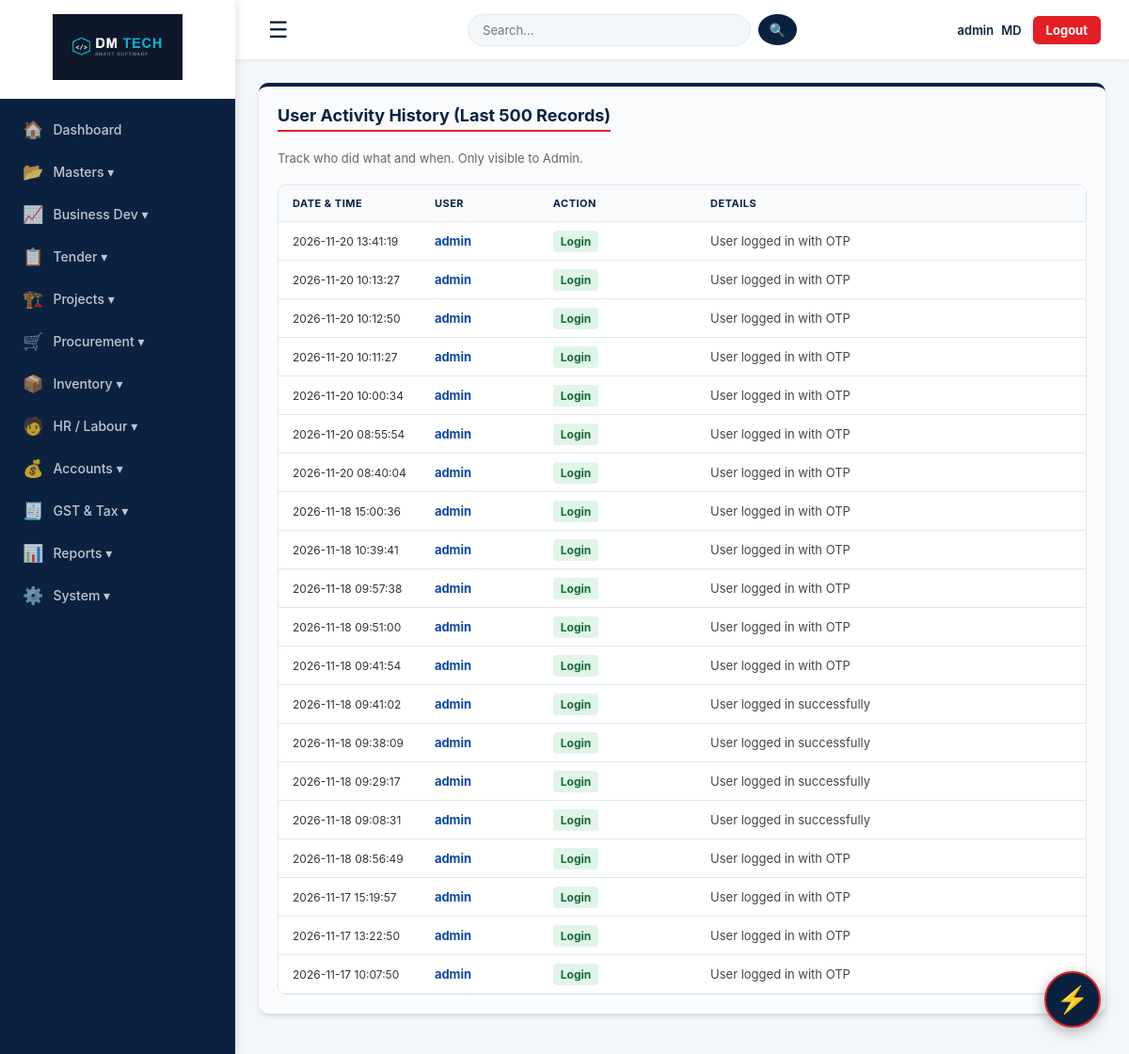
The page /activity_log (signed in) on the database as committed earlier.
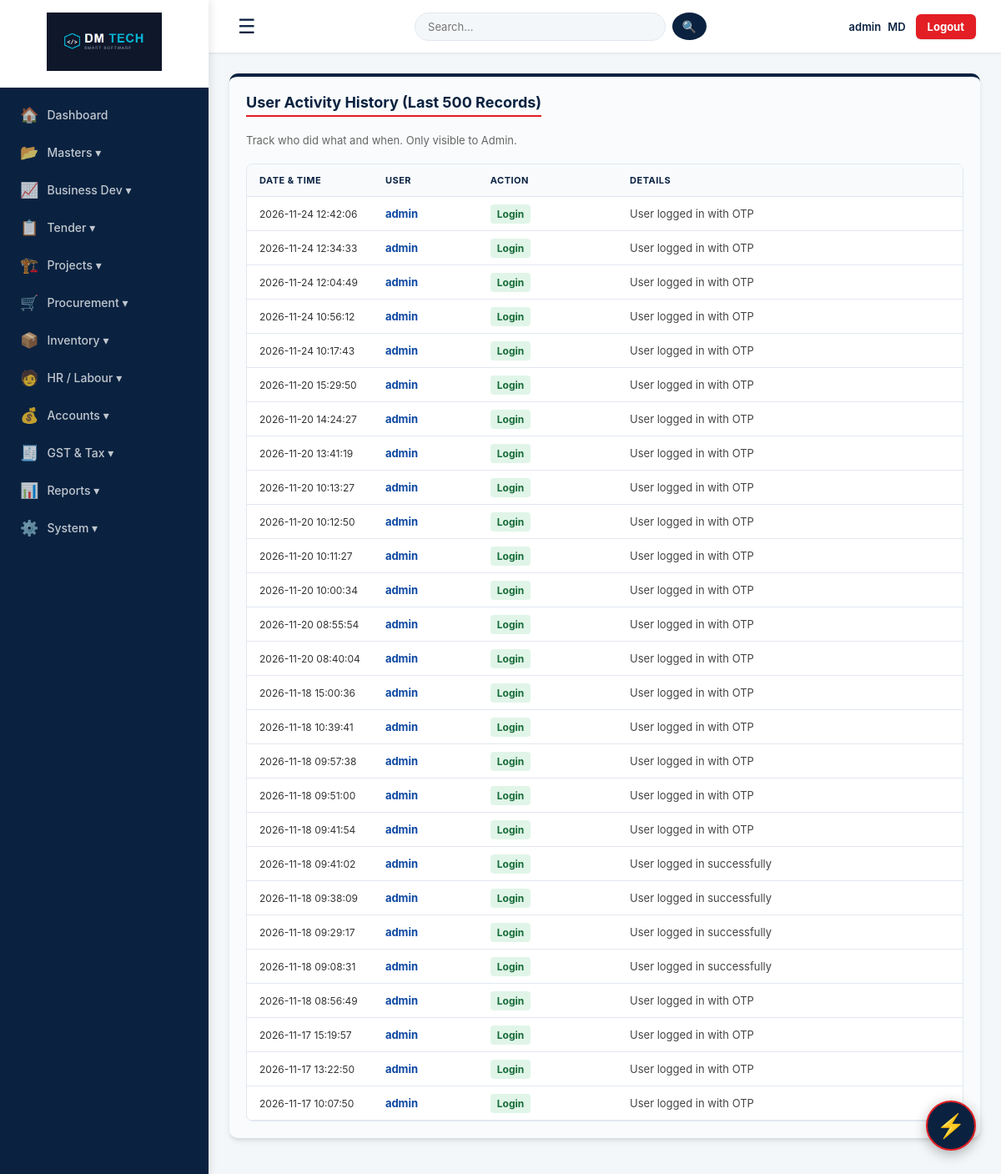
The same page on the database as committed later.
### tables this page shows
CREATE TABLE activity_logs (id INTEGER PRIMARY KEY AUTOINCREMENT, username TEXT, action TEXT, details TEXT, timestamp TEXT);

### app.py (the view)
@app.route("/activity_log")
def activity_log():
    if not session.get("username"): return redirect(url_for("login"))
    if session.get("role") not in ["MD", "GM"]:
        flash("Access Denied: Only MD and GM can view activity logs.", "error")
        return redirect(url_for("dashboard"))
    conn = get_db()
    logs = conn.execute("SELECT * FROM activity_logs ORDER BY id DESC LIMIT 500").fetchall()
    conn.close()
    return render_template("activity_log.html", logs=logs)

### app.py (called while the page is built, shortened)
@app.context_processor
def inject_permissions():
    role = session.get('role', 'Admin')
    return dict(is_admin_or_gm=role in ['MD', 'Admin', 'GM'])

@app.after_request
def add_header(response):
    response.headers["Cache-Control"] = "no-cache, no-store, must-revalidate, public, max-age=0"
    response.headers["Pragma"] = "no-cache"
    response.headers["Expires"] = "0"
    return response

def get_db():
    conn = sqlite3.connect(DATABASE, timeout=20)
    conn.row_factory = sqlite3.Row
    return conn

@app.before_request
def restrict_access():
    if not session.get("username"): return
    role = session.get("role", "MD")
    endpoint = request.endpoint
    finance_routes = ['accounts', 'accounts_entry', 'delete_account_entry', 'delete_bill',
                      'print_bill', 'client_ledger', 'vendor_ledger', 'gst_reconciliation',
                      'run_reconciliation', 'gstr1', 'credit_notes', 'delete_credit_note',
                      'general_expenses', 'company_pnl', 'pay_purchase_bill', 'payroll']
    if endpoint in finance_routes and role not in ['MD', 'GM', 'Accountant']:
        flash("Access Denied: Finance module is restricted.", "error")
        return redirect(url_for('dashboard'))
    if role == "MD": return

### templates/activity_log.html (shortened to what this page needs)
{% extends "base.html" %}
{% block content %}
<div class="card" style="background: #f9fbfc;">
    <h3>User Activity History (Last 500 Records)</h3>
    <p style="color: #666; font-size: 13px; margin-bottom: 20px;">Track who did what and when. Only visible to Admin.</p>
    <div class="table-wrap">
        <table>
            <thead>
                <tr style="background: #f1f5f9;">
                    <th style="width: 15%;">Date & Time</th>
                    <th style="width: 15%;">User</th>
                    <th style="width: 20%;">Action</th>
                    <th style="width: 50%;">Details</th>
                </tr>
            </thead>
            <tbody>
                {% for log in logs %}
                <tr>
                    <td style="white-space: nowrap; font-size: 12px;">{{ log['timestamp'] }}</td>
                    <td><strong style="color: #0d47a1;">{{ log['username'] }}</strong></td>
                    <td>
                        {% if 'Delete' in log['action'] %}
                            <span style="background: #fff0f0; color: #b42318; padding: 4px 8px; border-radius: 4px; font-size: 12px; font-weight: bold;">{{ log['action'] }}</span>
                        {% elif 'Login' in log['action'] %}
                            <span style="background: #e0f5e8; color: #176b38; padding: 4px 8px; border-radius: 4px; font-size: 12px; font-weight: bold;">{{ log['action'] }}</span>
                        {% elif 'Approve' in log['action'] %}
                            <span style="background: #e3f2fd; color: #0d47a1; padding: 4px 8px; border-radius: 4px; font-size: 12px; font-weight: bold;">{{ log['action'] }}</span>
                        {% else %}
                            <span style="background: #f1f5f9; color: #333; padding: 4px 8px; border-radius: 4px; font-size: 12px; font-weight: bold;">{{ log['action'] }}</span>
                        {% endif %}
                    </td>
                    <td style="font-size: 13px; color: #444;">{{ log['details'] }}</td>
                </tr>
                {% else %}
                <tr><td colspan="4" style="text-align: center; padding: 20px;">No activity logs found.</td></tr>
                {% endfor %}
            </tbody>
        </table>
    </div>
</div>
{% endblock %}

### templates/base.html (shortened to what this page needs)
<!DOCTYPE html>
<html lang="en">
<head>
    <link rel="stylesheet" href="{{ url_for('static', filename='css/main.css') }}">
</head>
<body>
{% set user_role = session.get('role', 'MD') %}
{% set is_supervisor = user_role == 'Site Supervisor' %}
{% set is_admin = user_role in ['Admin', 'MD'] %}
{% set role_class = 'admin' if user_role in ['Admin', 'MD'] else ('gm' if user_role in ['GM', 'Manager'] else ('supervisor' if user_role == 'Site Supervisor' else 'other')) %}
{% include 'partials/sidebar.html' %}
<div class="main-content">
    {% include 'partials/topbar.html' %}
    <div class="content-area">
        {% block content %}{% endblock %}
    </div>
</div>
{% include 'partials/quick_actions.html' %}
</body>
</html>

### templates/partials/sidebar.html (shortened to what this page needs)
{% set user_role = session.get('role', 'MD') %}
{% set is_admin = user_role in ['Admin', 'MD'] %}
{% set is_gm = user_role in ['GM', 'Manager'] %}
{% set is_bd = user_role == 'BD Executive' %}
{% set is_accountant = user_role == 'Accountant' %}
{% set is_store = user_role == 'Store Keeper' %}
{% set is_site = user_role == 'Site Supervisor' %}
{% set can_view_accounts = user_role in ['MD', 'GM', 'Accountant'] %}
<aside class="sidebar" id="sidebar">
    <div class="sidebar-header">
        <img src="{{ url_for('static', filename='logo.png') }}" alt="GOMS Logo" style="max-width: 100%; height: auto; max-height: 70px; object-fit: contain; transition: 0.3s;">
    </div>
    <ul class="sidebar-menu">
        <li>
            <a href="{{ url_for('dashboard') }}" class="{% if request.endpoint == 'dashboard' %}active{% endif %}">
                <span style="font-size: 18px;">🏠</span> <span class="menu-label" style="margin-left: 10px;">Dashboard</span>
            </a>
        </li>
        {% if is_admin or is_gm or is_accountant or is_store %}
        <li class="dropdown">
            <a href="#" onclick="return false;" class="{% if request.endpoint in ['parties', 'edit_party', 'projects', 'edit_project'] %}active{% endif %}">
                <span style="font-size: 18px;">📂</span> <span class="menu-label" style="margin-left: 10px;">Masters ▾</span>
            </a>
        </li>
        {% endif %}
        {% if is_admin or is_gm or is_bd %}
        <li class="dropdown">
            <a href="#" onclick="return false;" class="{% if request.endpoint in ['leads'] %}active{% endif %}">
                <span style="font-size: 18px;">📈</span> <span class="menu-label" style="margin-left: 10px;">Business Dev ▾</span>
            </a>
        </li>
        {% endif %}
        {% if is_admin or is_gm or is_bd %}
        <li class="dropdown">
            <a href="#" onclick="return false;" class="{% if request.endpoint in ['tenders', 'tender_items'] %}active{% endif %}">
                <span style="font-size: 18px;">📋</span> <span class="menu-label" style="margin-left: 10px;">Tender ▾</span>
            </a>
        </li>
        {% endif %}
        {% if is_admin or is_gm or is_site or is_accountant or is_store %}
        <li class="dropdown">
            <a href="#" onclick="return false;" class="{% if request.endpoint in ['poq', 'work_progress', 'accounts', 'subcon', 'documents', 'projects'] %}active{% endif %}">
                <span style="font-size: 18px;">🏗️</span> <span class="menu-label" style="margin-left: 10px;">Projects ▾</span>
            </a>
        </li>
        {% endif %}
        {% if is_admin or is_gm or is_store %}
        <li class="dropdown">
            <a href="#" onclick="return false;" class="">
                <span style="font-size: 18px;">🛒</span> <span class="menu-label" style="margin-left: 10px;">Procurement ▾</span>
            </a>
        </li>
        {% endif %}
        {% if is_admin or is_gm or is_store or is_site %}
        <li class="dropdown">
            <a href="#" onclick="return false;" class="{% if request.endpoint in ['stock', 'material_issue', 'print_material_issue', 'stock_adjustment'] %}active{% endif %}">
                <span style="font-size: 18px;">📦</span> <span class="menu-label" style="margin-left: 10px;">Inventory ▾</span>
            </a>
        </li>
        {% endif %}
        {% if is_admin or is_gm or is_site or is_accountant %}
        <li class="dropdown">
            <a href="#" onclick="return false;" class="{% if request.endpoint in ['employees', 'labour', 'attendance', 'attendance_report', 'staff_advances', 'payroll'] %}active{% endif %}">
                <span style="font-size: 18px;">🧑</span> <span class="menu-label" style="margin-left: 10px;">HR / Labour ▾</span>
            </a>
        </li>
        {% endif %}
        {% if can_view_accounts %}
        <li class="dropdown">
            <a href="#" onclick="return false;" class="{% if request.endpoint in ['accounts_entry', 'client_ledger', 'vendor_ledger', 'accounts', 'credit_notes', 'general_expenses', 'company_pnl'] %}active{% endif %}">
                <span style="font-size: 18px;">💰</span> <span class="menu-label" style="margin-left: 10px;">Accounts ▾</span>
            </a>
        </li>
        {% endif %}
        {% if can_view_accounts %}
        <li class="dropdown">
            <a href="#" onclick="return false;" class="{% if request.endpoint in ['gst_reconciliation', 'gstr1', 'gst_reports'] %}active{% endif %}">
                <span style="font-size: 18px;">🧾</span> <span class="menu-label" style="margin-left: 10px;">GST & Tax ▾</span>
            </a>
        </li>
        {% endif %}
        {% if can_view_accounts %}
        <li class="dropdown">
            <a href="#" onclick="return false;" class="{% if request.endpoint in ['reports', 'aging_report', 'dept_performance', 'daily_report'] %}active{% endif %}">
                <span style="font-size: 18px;">📊</span> <span class="menu-label" style="margin-left: 10px;">Reports ▾</span>
            </a>
        </li>
        {% endif %}
        <li class="dropdown">
            <a href="#" onclick="return false;" class="{% if request.endpoint in ['users', 'delete_user', 'edit_user_role', 'change_password', 'backup'] %}active{% endif %}">
                <span style="font-size: 18px;">⚙️</span> <span class="menu-label" style="margin-left: 10px;">System ▾</span>
            </a>
        </li>
    </ul>
</aside>

### templates/partials/topbar.html (shortened to what this page needs)
<header class="topbar">
        <div class="topbar-left">
            <button class="menu-toggle-btn" id="sidebarToggle" title="Toggle Menu">☰</button>
        </div>
        <form action="{{ url_for('search') }}" method="GET" class="search-form">
            <input type="text" name="q" placeholder="Search...">
            <button type="submit">🔍</button>
        </form>
        <div class="user-area">
            <span class="user-info">
                {{ session['username'] }}
                <span class="role-badge {{ role_class }}">{{ user_role }}</span>
            </span>
            <a href="{{ url_for('logout') }}" class="btn-logout">Logout</a>
        </div>
    </header>

### templates/partials/quick_actions.html (shortened to what this page needs)
<div class="quick-action-btn" onclick="toggleQuickMenu()" title="Quick Actions">⚡</div>

### static/css/main.css (style rules this page uses)
:root { --primary-blue: #0a2240; --accent-red: #e31e24; --bg-light: #f4f7f9; --text-dark: #333; --text-light: #666; --white: #ffffff; --border: #e2e8f0; --shadow-sm: 0 1px 3px rgba(0,0,0,0.1); --shadow-md: 0 4px 6px -1px rgba(0,0,0,0.1), 0 2px 4px -1px rgba(0,0,0,0.06); --shadow-lg: 0 10px 15px -3px rgba(0,0,0,0.1), 0 4px 6px -2px rgba(0,0,0,0.05); }
* { box-sizing: border-box; margin: 0; padding: 0; font-family: 'Inter', 'Segoe UI', sans-serif; }
body { background-color: var(--bg-light); color: var(--text-dark); display: flex; min-height: 100vh; }
.sidebar { width: 250px; background-color: var(--primary-blue); color: var(--white); display: flex; flex-direction: column; box-shadow: 2px 0 10px rgba(0,0,0,0.1); z-index: 100; transition: width 0.3s ease; }
.sidebar-header { padding: 15px; text-align: center; border-bottom: 1px solid rgba(255,255,255,0.05); background: white; transition: 0.3s; }
.sidebar-menu { list-style: none; padding: 10px 0; flex: 1; overflow-y: auto; transition: 0.3s; }
.sidebar-menu > li > a { display: flex; align-items: center; padding: 12px 20px; color: rgba(255,255,255,0.75); text-decoration: none; transition: all 0.3s ease; font-size: 14px; border-left: 4px solid transparent; cursor: pointer; font-weight: 500; white-space: nowrap; }
.dropdown { position: relative; }
.main-content { flex: 1; display: flex; flex-direction: column; min-width: 0; transition: 0.3s; }
.topbar { background: var(--white); padding: 12px 30px; display: flex; justify-content: space-between; align-items: center; box-shadow: var(--shadow-sm); gap: 15px; position: sticky; top: 0; z-index: 50; }
.topbar-left { display: flex; align-items: center; gap: 15px; }
.menu-toggle-btn { background: none; border: none; font-size: 24px; cursor: pointer; color: var(--primary-blue); padding: 5px; border-radius: 4px; transition: 0.2s; }
.search-form { display: flex; gap: 8px; flex: 1; max-width: 350px; align-items: center; }
.search-form input { padding: 8px 15px; border-radius: 20px; border: 1px solid var(--border); font-size: 13px; width: 100%; outline: none; transition: 0.3s; background: var(--bg-light); }
.search-form button { padding: 8px 12px; border-radius: 50%; background: var(--primary-blue); color: white; border: none; cursor: pointer; font-size: 14px; display: flex; align-items: center; justify-content: center; transition: 0.2s; }
.user-area { display: flex; align-items: center; gap: 12px; }
.user-info { font-weight: 600; color: var(--primary-blue); font-size: 13px; display: flex; align-items: center; gap: 8px; white-space: nowrap; }
.btn-logout { background: var(--accent-red); color: white; text-decoration: none; padding: 7px 14px; border-radius: 6px; font-size: 13px; font-weight: bold; transition: 0.3s; box-shadow: var(--shadow-sm); }
.content-area { padding: 25px; flex: 1; overflow-y: auto; }
.card { background: var(--white); border-radius: 10px; padding: 20px; box-shadow: var(--shadow-md); margin-bottom: 20px; border-top: 4px solid var(--primary-blue); transition: 0.2s; }
.card h3, .panel h3 { margin-bottom: 20px; color: var(--primary-blue); border-bottom: 2px solid var(--accent-red); display: inline-block; padding-bottom: 5px; font-weight: 700; font-size: 18px; }
input, select, textarea { width: 100%; padding: 10px 12px; border: 1px solid var(--border); border-radius: 6px; font-size: 14px; background: #f9fbfc; transition: all 0.2s; box-sizing: border-box; }
.table-wrap { overflow-x: auto; border-radius: 8px; border: 1px solid var(--border); background: white; }
table { width: 100%; border-collapse: collapse; }
th, td { padding: 12px 15px; text-align: left; border-bottom: 1px solid var(--border); font-size: 13px; vertical-align: middle; }
th { background: #f8fafc; color: var(--primary-blue); font-weight: 700; text-transform: uppercase; font-size: 11px; letter-spacing: 0.5px; white-space: nowrap; }
.quick-action-btn { position: fixed; bottom: 30px; right: 30px; width: 60px; height: 60px; background: #0a2240; color: white; border-radius: 50%; display: flex; align-items: center; justify-content: center; font-size: 28px; box-shadow: 0 4px 15px rgba(0,0,0,0.3); cursor: pointer; z-index: 9999; transition: transform 0.2s; border: 2px solid #e31e24; }

Rows that differ between the two databases and show on the page:
added activity_logs: timestamp "2026-11-24 12:42:06", username "admin", action "Login", details "User logged in with OTP"
added activity_logs: timestamp "2026-11-24 12:34:33", username "admin", action "Login", details "User logged in with OTP"
added activity_logs: timestamp "2026-11-24 12:04:49", username "admin", action "Login", details "User logged in with OTP"
added activity_logs: timestamp "2026-11-24 10:56:12", username "admin", action "Login", details "User logged in with OTP"
added activity_logs: timestamp "2026-11-24 10:17:43", username "admin", action "Login", details "User logged in with OTP"
added activity_logs: timestamp "2026-11-20 15:29:50", username "admin", action "Login", details "User logged in with OTP"
added activity_logs: timestamp "2026-11-20 14:24:27", username "admin", action "Login", details "User logged in with OTP"
